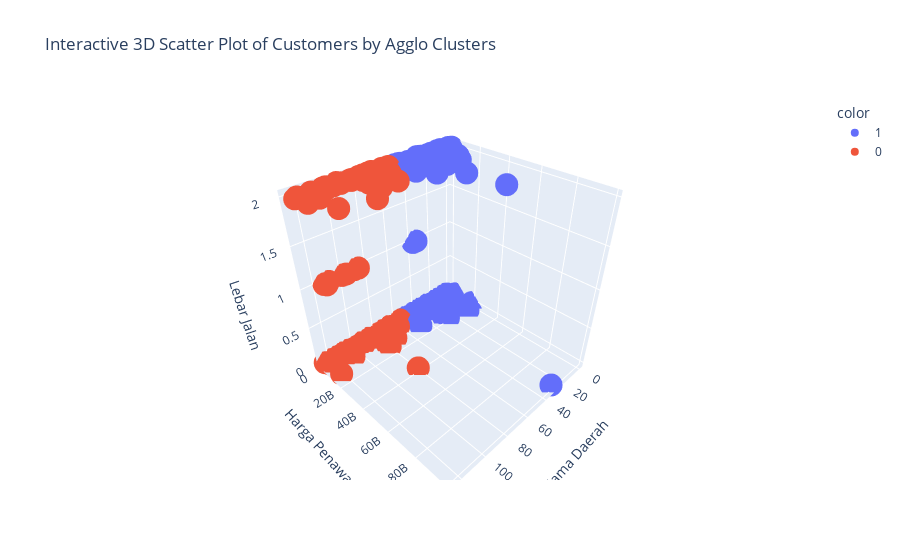

The code cell stored with this chart in its notebook:
### Code cell
import plotly.express as px

# Define the columns for the 3D scatter plot
x_col = 'Nama Daerah'
y_col = 'Harga Penawaran'
z_col = 'Lebar Jalan'

# Create an interactive 3D scatter plot using Plotly Express
fig = px.scatter_3d(df,
                    x=x_col,
                    y=y_col,
                    z=z_col,
                    color=df['Agglo'].astype(str), # Color points by Agglo cluster, explicitly as string for discrete colors
                    title='Interactive 3D Scatter Plot of Customers by Agglo Clusters')

fig.show()

### Figure 1 — Plotly figure (JSON) as saved in the notebook; plotly's stock layout.template omitted (floating-point values rounded to 4 significant figures; data arrays with more than 128 entries replaced by an {"elided": "..."} marker saying what was removed)
{"data": [{"hovertemplate": "color=1<br>Nama Daerah=%{x}<br>Harga Penawaran=%{y}<br>Lebar Jalan=%{z}<extra></extra>", "legendgroup": "1", "marker": {"color": "#636efa", "symbol": "circle"}, "mode": "markers", "name": "1", "scene": "scene", "showlegend": true, "type": "scatter3d", "x": {"elided": "138 int values"}, "y": {"elided": "138 int values"}, "z": {"elided": "138 int values"}}, {"hovertemplate": "color=0<br>Nama Daerah=%{x}<br>Harga Penawaran=%{y}<br>Lebar Jalan=%{z}<extra></extra>", "legendgroup": "0", "marker": {"color": "#EF553B", "symbol": "circle"}, "mode": "markers", "name": "0", "scene": "scene", "showlegend": true, "type": "scatter3d", "x": {"elided": "170 int values"}, "y": {"elided": "170 int values"}, "z": {"elided": "170 int values"}}], "layout": {"legend": {"title": {"text": "color"}, "tracegroupgap": 0}, "scene": {"domain": {"x": [0, 1], "y": [0, 1]}, "xaxis": {"title": {"text": "Nama Daerah"}}, "yaxis": {"title": {"text": "Harga Penawaran"}}, "zaxis": {"title": {"text": "Lebar Jalan"}}}, "title": {"text": "Interactive 3D Scatter Plot of Customers by Agglo Clusters"}}}
